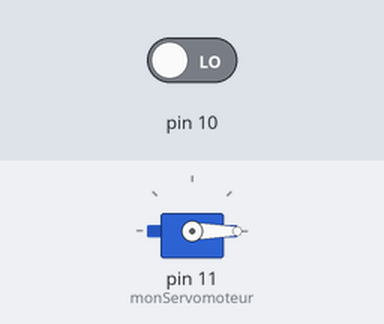
The sketch below on a simulated Arduino Uno, built with avr-gcc and run on an emulated ATmega328P. On the bench: servo. The inputs (shaded band) are chosen by the test bench; at power-on: pin 10 LOW.

Above: at 1.2 s.
1.3 s: pin 10 driven HIGH
At 2.3 s:
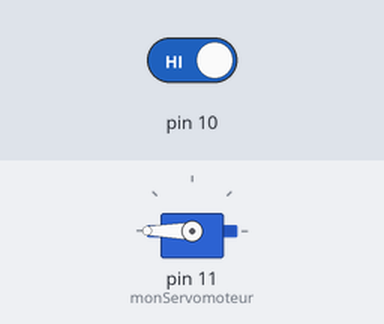
2.8 s: pin 10 driven LOW
At 3.5 s:
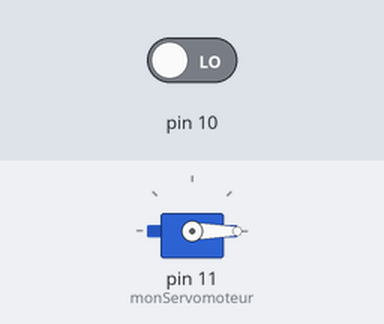
Timing chart, 0 to 5.8 s (numbered marks = the images above; inputs shaded):
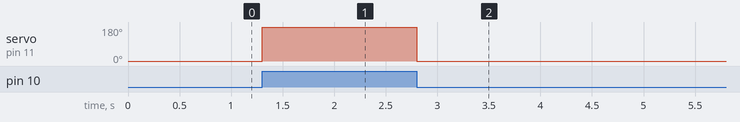

Measured:
- after the input at 1.3 s, servo on pin 11 (monServomoteur): 0° → 180° at once
- after the input at 2.8 s, servo on pin 11 (monServomoteur): 180° → 0° at once

The sketch:

ProjetSerreArduinoSuite.ino
```cpp
#include <Servo.h>

Servo monServomoteur;

void setup() {

  monServomoteur.attach(11);
  pinMode(10,INPUT);

}

void loop() {
  if (digitalRead(10)==HIGH){
  monServomoteur.write(180);

}
else {
  monServomoteur.write(0);
}

}
```
